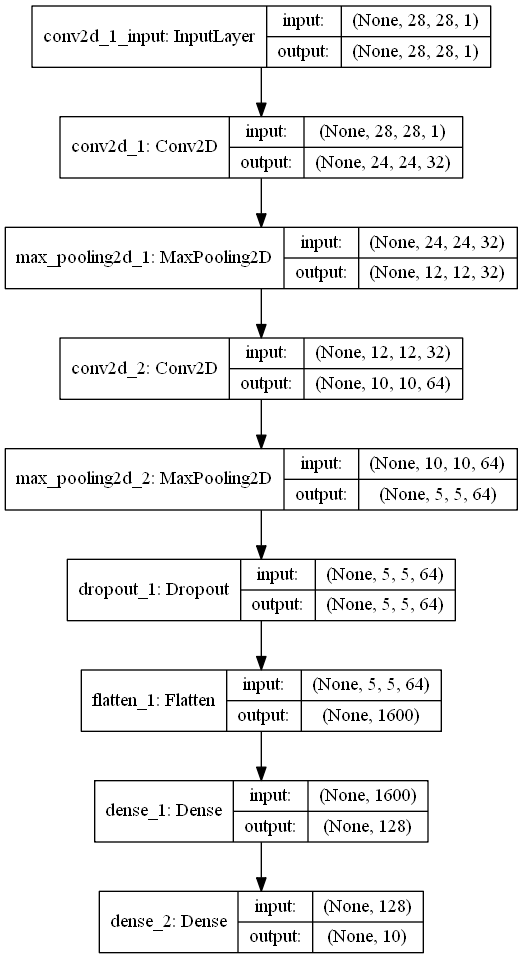

Reproduce this figure in Python.
#!/usr/bin/env python
# encoding: utf-8
'''
@Author  : pentiumCM
@Email   : [email redacted]
@Software: PyCharm
@File    : mnist_cnn.py
@Time    : 2020/7/15 11:16
@desc	 : 利用卷积神经网络来实现手写体数字识别
'''

import os

import numpy as np
import matplotlib.pyplot as  plt

import keras

from utils.log_history_util import AccuracyHistory

# 导入相关层的结构
from keras.models import Sequential
from keras.layers import Conv2D, MaxPooling2D, Dropout, Flatten, Dense

# 导入one-hot,标签转化为向量
from keras.utils import to_categorical

# 可视化神经网络
from keras.utils import plot_model

# 导入keras的优化器
from keras.optimizers import RMSprop

# 参数设置
# 模型保存的路径
model_path = 'F:/develop_code/python/machinelearn/docs/model/keras_model/mnist_cnn.h5'
# 数据集的数据
path = 'F:/develop_code/python/machinelearn/docs/dataset/mnist.npz'

# 训练的参数
epochs = 30
batch_size = 128
num_category = 10

f = np.load(path)

# X_train表示训练数据集，总共60,000张28x28大小的手写体图像，y_train表示训练图像对应的标签。
# 同理，X_test表示测试数据集，总共10,000张28x28大小的手写体图像，y_test表示测试图像对应的标签
x_train, y_train = f['x_train'], f['y_train']
x_test, y_test = f['x_test'], f['y_test']

# 使用matplotlib 库将数据可视化
fig = plt.figure()
for i in range(9):
    plt.subplot(3, 3, i + 1)
    plt.tight_layout()
    plt.imshow(x_train[i], cmap='gray', interpolation='none')
    plt.title("Digit: {}".format(y_train[i]))
    plt.xticks([])
    plt.yticks([])
plt.show()

# reshape(samples, features)
x_train = x_train.reshape(60000, 28, 28, 1)
x_test = x_test.reshape(10000, 28, 28, 1)
x_train = x_train.astype('float32')
x_test = x_test.astype('float32')

# 将图片灰度值归一化到0~1之间的值
x_train /= 255
x_test /= 255

# 类别进行编码
# convert class vectors to binary class matrices
y_train = keras.utils.to_categorical(y_train, num_category)
y_test = keras.utils.to_categorical(y_test, num_category)

model = Sequential()
# filters卷积核的数量，即卷积层输出的通道数
# input_shape与输入层的大小提供模型
model.add(Conv2D(filters=32,
                 kernel_size=(5, 5),
                 padding='valid',
                 activation='relu',
                 input_shape=(28, 28, 1)))

model.add(MaxPooling2D(pool_size=(2, 2)))

model.add(Conv2D(filters=64,
                 kernel_size=(3, 3),
                 padding='valid',
                 activation='relu'))

model.add(MaxPooling2D(pool_size=(2, 2)))

model.add(Dropout(0.5))

# 卷积输出平坦化，即将结果设置成一维
model.add(Flatten())

model.add(Dense(units=128, activation='relu'))
model.add(Dense(units=num_category, activation='softmax'))

history = AccuracyHistory()
# 编译模型
model.compile(loss=keras.losses.categorical_crossentropy,
              optimizer=keras.optimizers.RMSprop(),
              metrics=['accuracy'])

# 可视化模型
plot_model(model, 'mnist_cnn.png', show_shapes=True)
print(model.summary())

# 模型训练
model.fit(x_train, y_train,
          batch_size=batch_size,
          epochs=epochs,
          verbose=1,
          validation_data=(x_test, y_test),
          callbacks=[history])

# 保存模型文件
if os.path.exists(model_path) == False:
    model.save(model_path)

# 模型训练好后需要评估其性能：
score = model.evaluate(x_test, y_test, verbose=0)
print('Test loss:', score[0])  # Test loss: 0.0296396646054
print('Test accuracy:', score[1])  # Test accuracy: 0.9904

# plt.plot(range(1, epochs), history.acc)
# plt.xlabel('Epochs')
# plt.ylabel('Accuracy')
# plt.show()
